Frame 1 (no input): blank canvas, image omitted
Frame 60 (the mouse pressed at the canvas centre just before this capture): blank canvas, image omitted
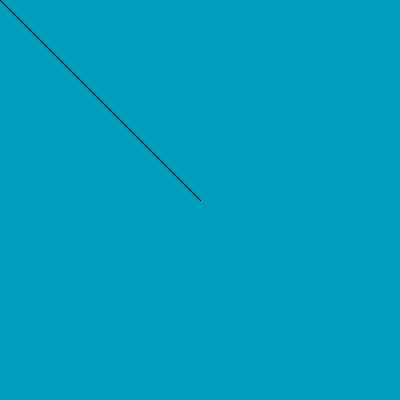
Frame 120 (the mouse held since frame 60 and released just before this capture)

The Processing sketch whose frames 1 and 60 were blank and that drew this single picture after the mouse press (run headless with seeded random() and noise(); from frame 60 on, the mouse is pressed at the canvas centre):

// Processing sketch: processing_176911
// ── processing_176911.pde

// Papageimalen
// 12.12.2014

/* Aufgabenstellung
VerÃ¤ndere das Programm so, dass die Linie auf der linken BildschirmhÃ¤lfte orange, auf der rechten HÃ¤lfte grÃ¼n gezeichnet wird.*/

void setup(){
    size(400,400);
    background(0,157,188);
    }

void draw(){
     line(mouseX,mouseY,pmouseX,pmouseY);
 }
